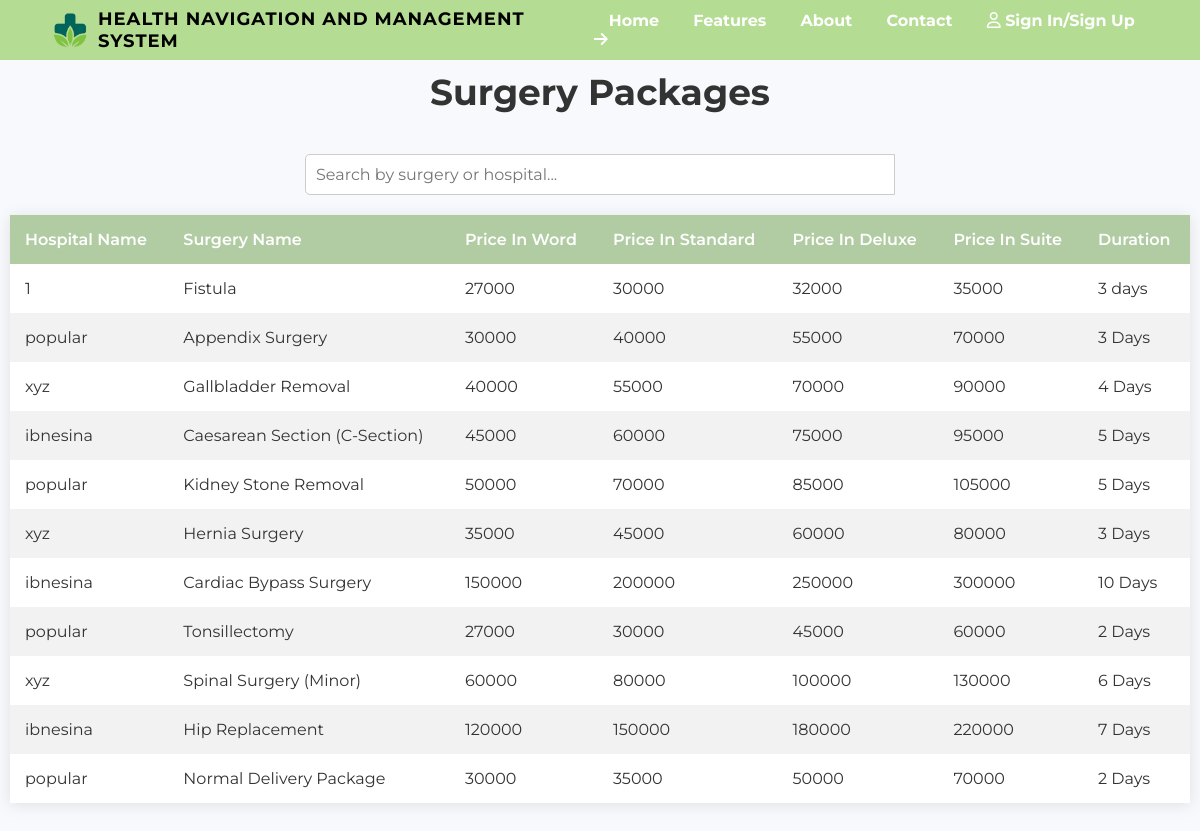
/view/landingPageSurgeryPackages.php, run on the app's committed database.
### tables this page shows
CREATE TABLE `surgery_packages` (
  `surgery_id` int(11) NOT NULL,
  `hospitalName` varchar(255) NOT NULL,
  `surgeryName` varchar(255) NOT NULL,
  `priceInWord` varchar(255) DEFAULT NULL,
  `priceInStandard` decimal(10,0) DEFAULT NULL,
  `priceInDeluxe` decimal(10,0) DEFAULT NULL,
  `priceInSuite` decimal(10,0) DEFAULT NULL,
  `duration` varchar(50) DEFAULT NULL,
  `created_at` timestamp NOT NULL DEFAULT current_timestamp()
);

### controller/landingPageController.php (called while the page is built, shortened)
<?php
require_once '../model/landingPageData.php';
$dataModel = new LandingPageData();
if (isset($pageType)) {
    switch ($pageType) {
        case 'surgery':
            $surgeryPackages = $dataModel->getSurgeryPackages();
            break;
    }
}
?>

### model/landingPageData.php (called while the page is built, shortened)
<?php
require_once '../config/db_connection.php';
class LandingPageData {
    public function getSurgeryPackages() {
        global $conn;
        $sql = "SELECT hospitalName, surgeryName, priceInWord, priceInStandard, PriceInDeluxe, priceInSuite, duration FROM surgery_packages";
        $result = $conn->query($sql);
        $packages = [];
        if ($result->num_rows > 0) {
            while($row = $result->fetch_assoc()) {
                $packages[] = $row;
            }
        }
        return $packages;
    }
}
?>

### view/landingPageSurgeryPackages.php (the view, shortened to what this page needs)
<!DOCTYPE html>
<html lang="en">
<head>
  <link rel="stylesheet" href="../assets/css/landingpage.css">
</head>
<body>
<?php include 'header.php'; ?>
<?php
    $pageType = 'surgery';
    include '../controller/landingPageController.php';
?>
<link rel="stylesheet" href="../assets/css/landingExtension.css">
<section class="diagnostic">
    <h2>Surgery Packages</h2>
    <div class="search-container">
        <input type="text" id="surgerySearchInput" placeholder="Search by surgery or hospital...">
    </div>
    <div class="table-container">
        <table>
            <thead>
                <tr>
                    <th>Hospital Name</th>
                    <th>Surgery Name</th>
                    <th>Price In Word</th>
                    <th>Price In Standard</th>
                    <th>Price In Deluxe</th>
                    <th>Price In Suite</th>
                    <th>Duration</th>
                </tr>
            </thead>
            <tbody id="surgeryTableBody">
                <?php if (!empty($surgeryPackages)): ?>
                    <?php foreach ($surgeryPackages as $package): ?>
                        <tr>
                            <td><?php echo htmlspecialchars($package['hospitalName']); ?></td>
                            <td><?php echo htmlspecialchars($package['surgeryName']); ?></td>
                            <td><?php echo htmlspecialchars($package['priceInWord']); ?></td>
                            <td><?php echo htmlspecialchars($package['priceInStandard']); ?></td>
                            <td><?php echo htmlspecialchars($package['PriceInDeluxe']); ?></td>
                            <td><?php echo htmlspecialchars($package['priceInSuite']); ?></td>
                            <td><?php echo htmlspecialchars($package['duration']); ?></td>
                        </tr>
                    <?php endforeach; ?>
                <?php else: ?>
                    <tr>
                        <td colspan="7">No surgery packages available at the moment.</td>
                    </tr>
                <?php endif; ?>
            </tbody>
        </table>
    </div>
</section>
<?php include 'footer.php'; ?>
</body>
</html>

### assets/css/landingpage.css (style rules this page uses)
* { margin: 0; padding: 0; box-sizing: border-box; font-family: 'Montserrat', sans-serif; }
body { background: #f8f9fc; color: #333; }

### assets/css/landingExtension.css (style rules this page uses)
.diagnostic { padding: 10px; text-align: center; }
.diagnostic h2 { font-size: 36px; margin-bottom: 40px; }
.search-container { margin-bottom: 20px; }
.search-container input[type="text"] { width: 50%; padding: 10px; border: 1px solid #ccc; border-radius: 5px 0 0 5px; font-size: 16px; }
.table-container { margin: 0 auto; max-width: 1200px; }
table { width: 100%; border-collapse: collapse; box-shadow: 0 2px 15px rgba(0, 0, 0, 0.1); background-color: #fff; }
thead { background-color: rgba(100, 153, 70, 0.5); color: #fff; }
th, td { padding: 15px; text-align: left; }
th { font-weight: 600; }
tbody tr:nth-child(even) { background-color: #f2f2f2; }

### data on the page
surgery_packages: hospitalName "1", surgeryName "Fistula", priceInWord "27000", priceInStandard "30000", priceInDeluxe "32000", priceInSuite "35000", duration "3 days"
surgery_packages: hospitalName "popular", surgeryName "Appendix Surgery", priceInWord "30000", priceInStandard "40000", priceInDeluxe "55000", priceInSuite "70000", duration "3 Days"
surgery_packages: hospitalName "xyz", surgeryName "Gallbladder Removal", priceInWord "40000", priceInStandard "55000", priceInDeluxe "70000", priceInSuite "90000", duration "4 Days"
surgery_packages: hospitalName "ibnesina", surgeryName "Caesarean Section (C-Section)", priceInWord "45000", priceInStandard "60000", priceInDeluxe "75000", priceInSuite "95000", duration "5 Days"
surgery_packages: hospitalName "popular", surgeryName "Kidney Stone Removal", priceInWord "50000", priceInStandard "70000", priceInDeluxe "85000", priceInSuite "105000", duration "5 Days"
surgery_packages: hospitalName "xyz", surgeryName "Hernia Surgery", priceInWord "35000", priceInStandard "45000", priceInDeluxe "60000", priceInSuite "80000", duration "3 Days"
surgery_packages: hospitalName "ibnesina", surgeryName "Cardiac Bypass Surgery", priceInWord "150000", priceInStandard "200000", priceInDeluxe "250000", priceInSuite "300000", duration "10 Days"
surgery_packages: hospitalName "popular", surgeryName "Tonsillectomy", priceInWord "27000", priceInStandard "30000", priceInDeluxe "45000", priceInSuite "60000", duration "2 Days"
surgery_packages: hospitalName "xyz", surgeryName "Spinal Surgery (Minor)", priceInWord "60000", priceInStandard "80000", priceInDeluxe "100000", priceInSuite "130000", duration "6 Days"
surgery_packages: hospitalName "ibnesina", surgeryName "Hip Replacement", priceInWord "120000", priceInStandard "150000", priceInDeluxe "180000", priceInSuite "220000", duration "7 Days"
surgery_packages: hospitalName "popular", surgeryName "Normal Delivery Package", priceInWord "30000", priceInStandard "35000", priceInDeluxe "50000", priceInSuite "70000", duration "2 Days"
